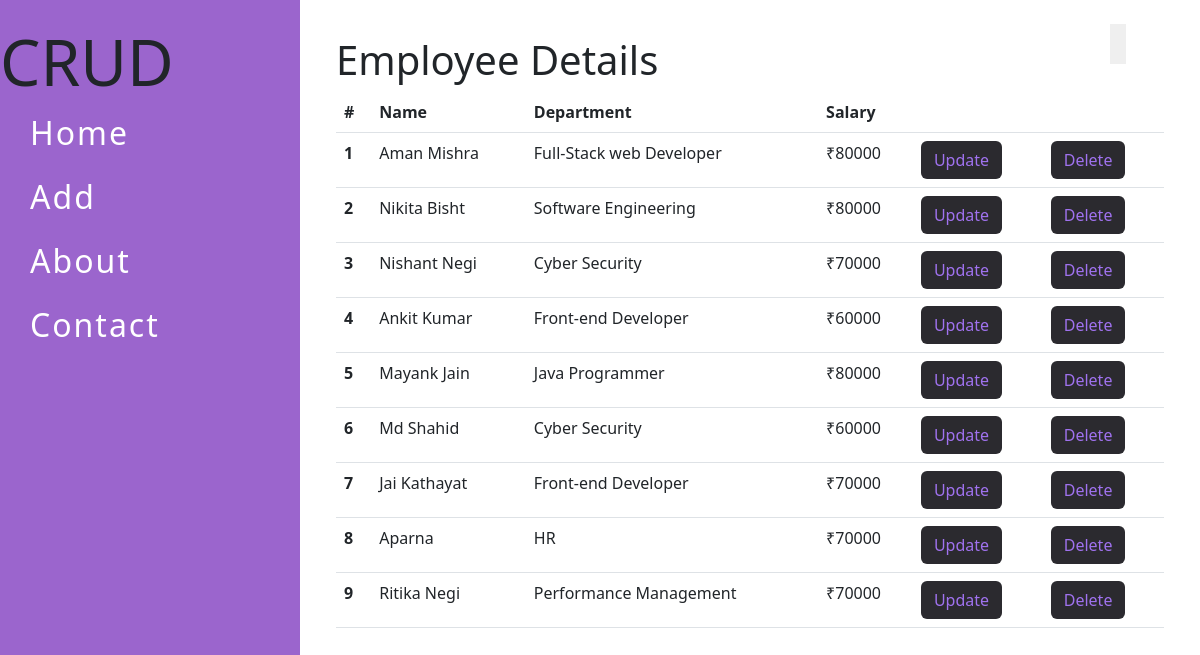
The page / on the database its author committed.
### testApp/models.py (models this page shows, shortened)
class Employee(models.Model):
    ename = models.CharField(max_length=120)
    edept = models.CharField(max_length=120)
    esal = models.IntegerField()

### testApp/views.py (the view)
# urls.py: 2. Add a URL to urlpatterns:  path('', views.home, name='home')
def home(request):
    mydata = Employee.objects.all().values()
    context = {
        'data': mydata
    }
    return render(request, 'testApp/main.html', context)

### Template/testApp/main.html (shortened to what this page needs)
{%extends 'testApp/index.html' %}
{%block content%}
<table class="table">
    <thead>
      <tr>
        <th scope="col">#</th>
        <th scope="col">Name</th>
        <th scope="col">Department</th>
        <th scope="col">Salary</th>
        <th scope="col"></th>
        <th scope="col"></th>
      </tr>
    </thead>
    <tbody>
      {%for x in data %}
      <tr>
        <th scope="row">{{forloop.counter}}</th>
        <td>{{x.ename}}</td>
        <td>{{x.edept}}</td>
        <td>₹{{x.esal}}</td>
        <td><a href="/update/{{x.id}}" class="btn" style="color: #A072EF; background-color: #2B2A2F; transition: all .25s;">Update</a></td>
        <td><a href="/delete/{{x.id}}" class="btn" style="color: #A072EF; background-color: #2B2A2F; transition: all .25s;">Delete</a></td>
      </tr>
      {% endfor %}
    </tbody>
  </table>
{%endblock content%}

### Template/testApp/index.html (shortened to what this page needs)
{% load static %}
<!doctype html>
<html lang="en">
  <head>
    <link href="https://cdn.jsdelivr.net/npm/bootstrap@5.3.0/dist/css/bootstrap.min.css" rel="stylesheet">
    <link rel="stylesheet" href="{%static 'CSS/style.css'%}">
<body>
    <button class="toggle_button"><img width="50px"  src="https://i0.wp.com/css-tricks.com/wp-content/uploads/2012/10/threelines.png" alt=""></button>
    <div id="cont" class="active">
        <h1 id="heading">CRUD</h1>
        <ul id="sidebar">
           <li><a href="/">Home</a></li>
           <li><a href="/add">Add</a></li>
           <li><a href="#">About</a></li>
           <li><a href="#">Contact</a></li>
        </ul>
    </div>
    <main id="main" class="half">
        <h2 class="head fs-1">Employee Details</h2>
        {%block content%}
        {%endblock content%}
    </main>
  </body>
</html>

### Static/CSS/style.css (style rules this page uses)
*,*::after,*::before { margin: 0;padding: 0; box-sizing:border-box; }
#main { padding: 5%; position: absolute; width: 100vw; z-index: -1; left: 0; transition: all .5s ease-in-out; }
.toggle_button { position: absolute; left: 92.5%; top: 3%; padding: .5em; border: none; }
#cont { position: fixed; left: -25vw; top: 0; width: 25vw; height: 100vh; background-color: rgb(155, 101, 205); padding-top: 2%; transition: .5s; }
#heading { font-size: 4em; }
#sidebar { padding: 0; }
#sidebar li { list-style: none; margin-bottom: 1em; padding-left: 10%; transition: .1s; }
#sidebar a { color: white; text-decoration: none; font-size: 2rem; letter-spacing: 2px; transition: .1s; }
#cont.active { left: 0; }
#main.half { left: 25vw; right: 0; width: 75vw; padding: 3%; }

### rows shown on the page
Employee: ename "Aman Mishra", edept "Full-Stack web Developer", esal "80000"
Employee: ename "Nikita Bisht", edept "Software Engineering", esal "80000"
Employee: ename "Nishant Negi", edept "Cyber Security", esal "70000"
Employee: ename "Ankit Kumar", edept "Front-end Developer", esal "60000"
Employee: ename "Mayank Jain", edept "Java Programmer", esal "80000"
Employee: ename "Md Shahid", edept "Cyber Security", esal "60000"
Employee: ename "Jai Kathayat", edept "Front-end Developer", esal "70000"
Employee: ename "Aparna", edept "HR", esal "70000"
Employee: ename "Ritika Negi", edept "Performance Management", esal "70000"
